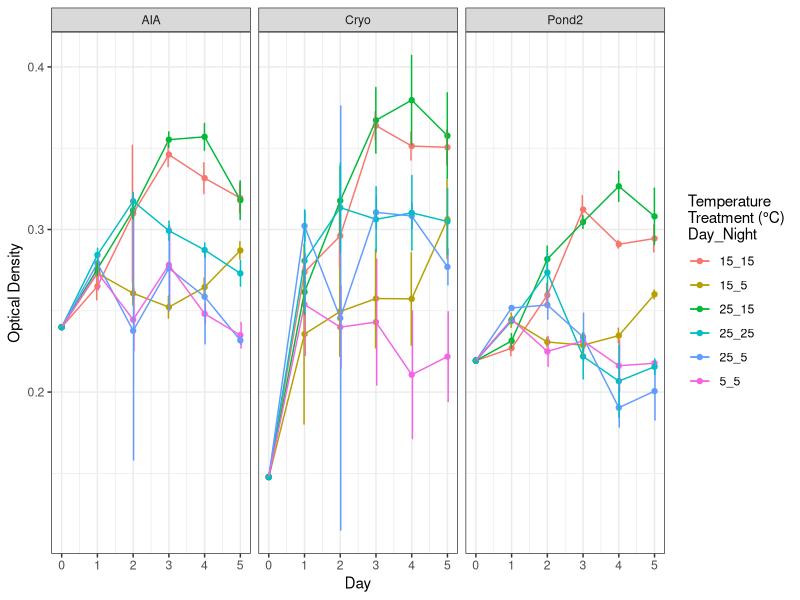
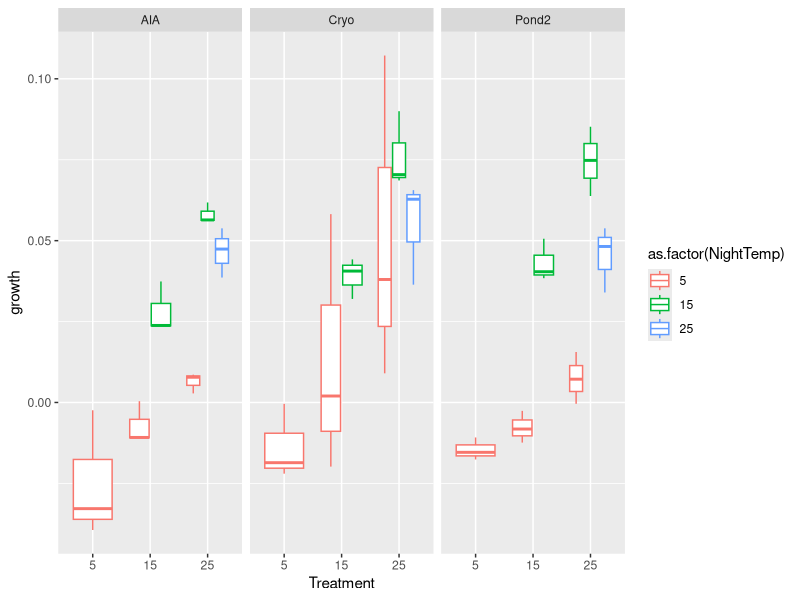
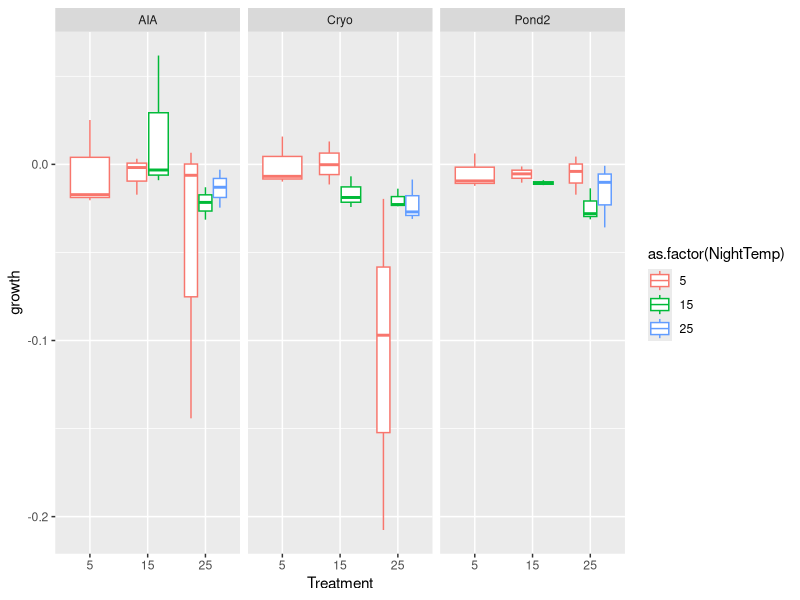
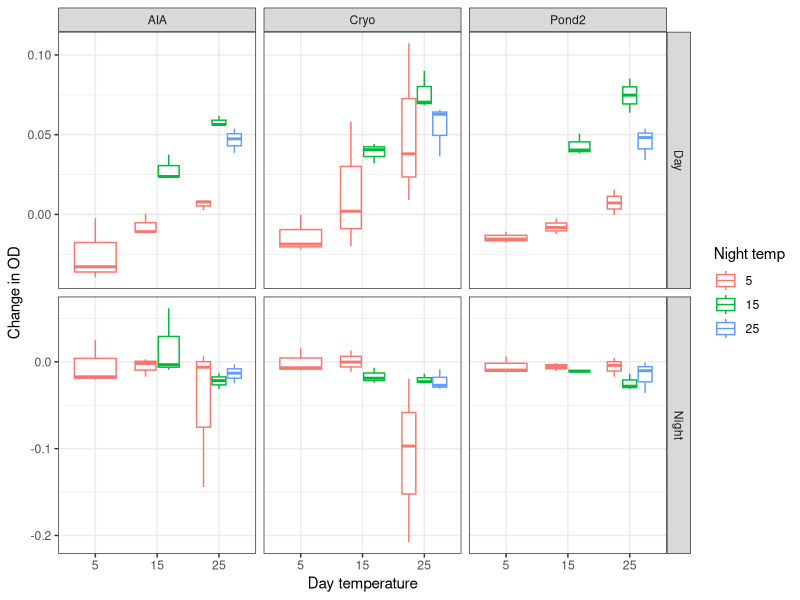
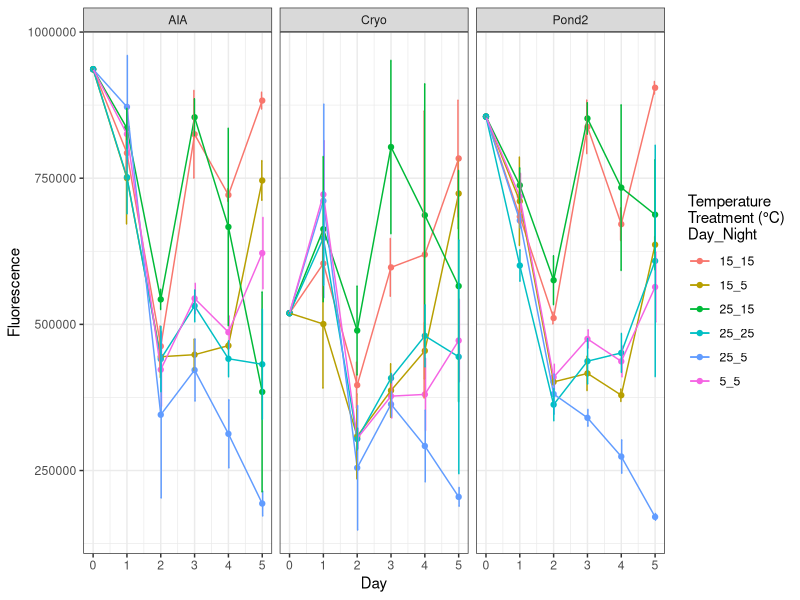
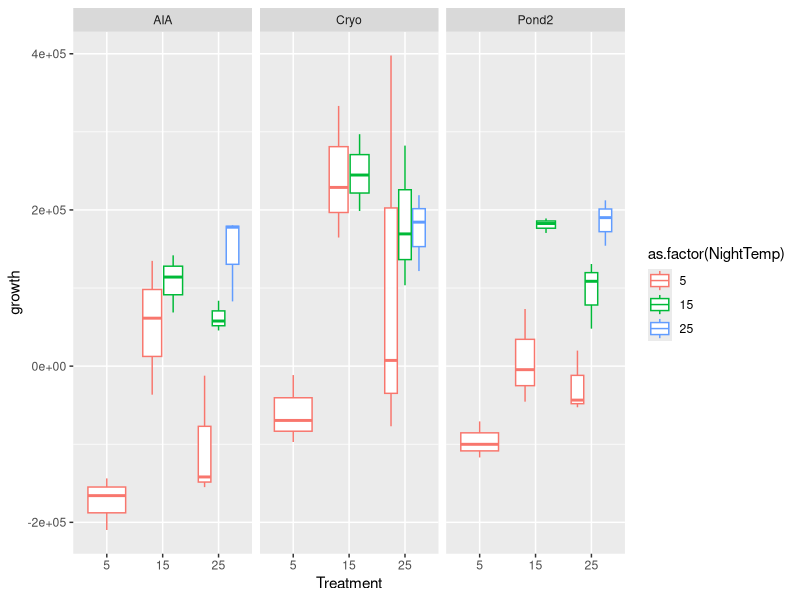
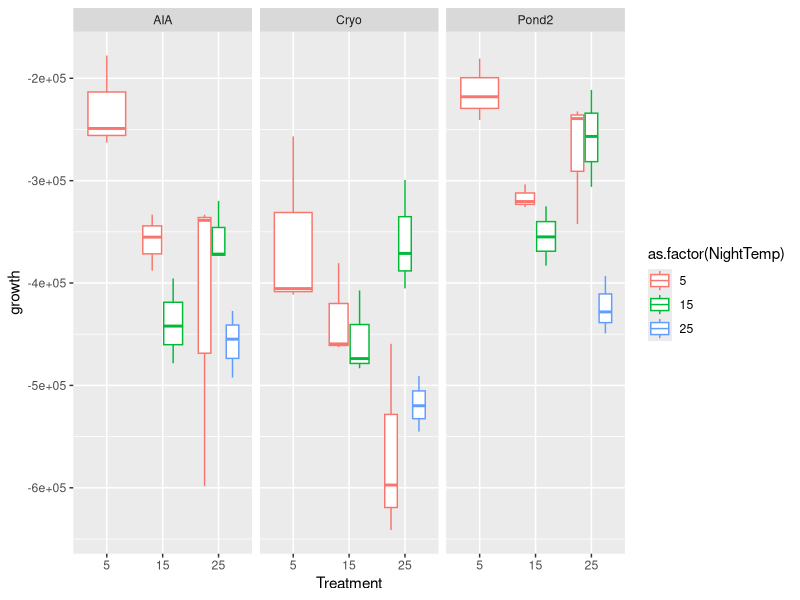
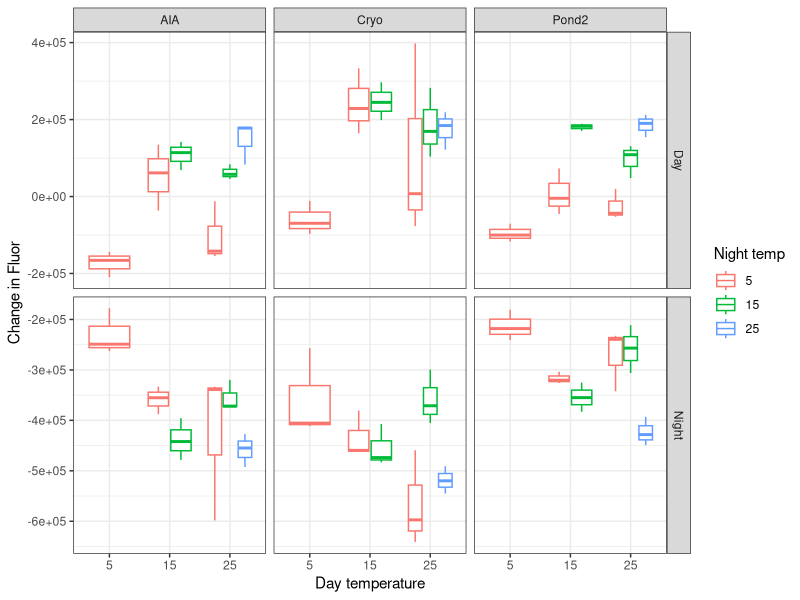

The R source for these figures, in order:
## ---- chunk 1
library(ggplot2)
library(tidyr)
library(doBy)
## ---- chunk 2
rm(list=ls())
a<-read.csv("Evelyn data.csv")
summary(a)
str(a)
## ---- chunk 3
b<-summaryBy(CorrectedOD ~ Sample + DayTemp + NightTemp + Day + Time,
                  data = a, FUN = c(mean, sd))

b<-subset(b, Time=="D")

b$Treatment<-paste(b$DayTemp, b$NightTemp, sep="_")


p1<-ggplot(b,aes(y=CorrectedOD.mean, x=Day, group=Treatment, color=Treatment)) +
  geom_point(stat="identity")+
  geom_line()+
  facet_grid(cols=vars(Sample)) +
  labs(x = "Day", y="Optical Density", color= "Temperature 
Treatment (°C)
Day_Night")+
  geom_errorbar(aes(ymin=CorrectedOD.mean-CorrectedOD.sd, 
                ymax=CorrectedOD.mean+CorrectedOD.sd), 
                width=.2,position=position_dodge(0.05)) + theme_bw()
#  scale_x_discrete(limits = c("Date", "Basin","Species", "Date*Basin","Date*Species","Basin*Species","Date*Basin*Species","Residual"))+

p1

mOD<- aov((CorrectedOD ~ Sample + DayTemp + NightTemp + Day + Time), data = a)
summary(mOD)

mOD<- aov((CorrectedOD ~ Sample * DayTemp * NightTemp * Day * Time), data = a)
summary(mOD)

#ugbad 
#mgc33<-lm(gr~(Nutrients + CO2 + Light + Temperature)^2, 
        #data=subset(d2.test, Growth_Cycle=="32"))
## ---- chunk 4
#lm(CorrectedOD~)
## ---- chunk 5

day1<-subset(a, Day==1)
day1$Treatment<-paste(day1$DayTemp, day1$NightTemp, sep="_")
day1<-day1[,c(3:7,9,13,18)]
day1<-pivot_wider(day1, names_from ="Time", 
                     values_from = "CorrectedOD")
day1$growth<-day1$N-day1$D

p2<-ggplot(day1,aes(y=growth, x=as.factor(DayTemp),
  color=as.factor(NightTemp))) +
  geom_boxplot()+
  facet_grid(cols=vars(Sample)) +
  labs(x = "Treatment", y="growth") 

p2#This is for growth day 1m to 1 n
m1n<-aov(growth~as.factor(DayTemp)*as.factor(NightTemp)* Sample, data=day1)
anova(m1n)

day1a<-subset(a, Day==1|Day==2)  #night time data, day 1 to day 2
day1a<-subset(day1a, Time!="D"|Day!=1)
day1a<-day1a[,c(3:6,9,13)]  #have to leave Day out because there are 2 values
day1a<-pivot_wider(day1a, names_from ="Time", 
                  values_from = "CorrectedOD")
day1a$growth<-day1a$D-day1a$N
#growth for overnight


m2<-aov(growth~as.factor(NightTemp)*as.factor(DayTemp)* Sample, data=day1a)
anova(m2)

p3<-ggplot(day1a,aes(y=growth, x=as.factor(DayTemp),
    color=as.factor(NightTemp))) +
  geom_boxplot(width=0.75)+
  facet_grid(cols=vars(Sample)) +
  labs(x = "Treatment", y="growth")
p3

### Combining night and day
day1<-day1[,-c(5:6)]
day1$Time<-"Day"
day1a$Time<-"Night"

day1b<-rbind(day1, day1a)

#Plot with night and day changes in OD

p4<-ggplot(day1b,aes(y=growth, x=as.factor(DayTemp),
                     color=as.factor(NightTemp))) +
  geom_boxplot(width=0.75)+
  facet_grid(cols=vars(Sample), rows=vars(Time), scales = "free") +
  labs(x = "Day temperature", y="Change in OD", col="Night temp") + theme_bw()
  
p4
## ---- chunk 6
c<-summaryBy(CorrectedFluor ~ Sample + DayTemp + NightTemp + Day + Time,
                  data = a, FUN = c(mean, sd))
lmFL<- lm(CorrectedFluor ~ Sample + DayTemp + NightTemp + Day + Time,
                  data = a)
summary(lmFL)
c<-subset(c, Time=="D")

c$Treatment<-paste(c$DayTemp, c$NightTemp, sep="_")


p5<-ggplot(c,aes(y=CorrectedFluor.mean, x=Day, group=Treatment, color=Treatment)) +
  geom_point(stat="identity")+
  geom_line()+
  facet_grid(cols=vars(Sample)) +
  labs(x = "Day", y="Fluorescence", col="Temperature 
Treatment (°C)
Day_Night")+
  geom_errorbar(aes(ymin=CorrectedFluor.mean-CorrectedFluor.sd, 
                ymax=CorrectedFluor.mean+CorrectedFluor.sd), 
                width=.2,position=position_dodge(0.05)) +
 theme_bw()
p5
## ---- chunk 7

day1F<-subset(a, Day==1)
day1F$Treatment<-paste(day1$DayTemp, day1$NightTemp, sep="_")
day1F<-day1F[,c(3:7,9,17,18)]
day1F<-pivot_wider(day1F, names_from ="Time", 
                     values_from = "CorrectedFluor")
day1F$growth<-day1F$N-day1F$D

p6<-ggplot(day1F,aes(y=growth, x=as.factor(DayTemp),
  color=as.factor(NightTemp))) +
  geom_boxplot()+
  facet_grid(cols=vars(Sample)) +
  labs(x = "Treatment", y="growth")

p6

m2<-lm(growth~as.factor(DayTemp)+as.factor(NightTemp), data=day1F)
anova(m2)
summary(m2)


day1aF<-subset(a, Day==1| Day==2)
day1aF1<-subset(day1aF, Time=="N"|Day==2)
day1aF2<-day1aF1[,c(3:6,9,17)]  #have to leave Day out because there are 2 values
day1aF2<-pivot_wider(day1aF2, names_from ="Time", 
                  values_from = "CorrectedFluor")
day1aF2$growth<-day1aF2$D-day1aF2$N

p7<-ggplot(day1aF2,aes(y=growth, x=as.factor(DayTemp),
    color=as.factor(NightTemp))) +
  geom_boxplot(width=0.75)+
  facet_grid(cols=vars(Sample)) +
  labs(x = "Treatment", y="growth")
p7

### Combining night and day
day1F<-day1F[,-c(5:6)]
day1F$Time<-"Day"
day1aF2$Time<-"Night"

day1c<-rbind(day1F, day1aF2)

#Plot with night and day changes in OD

p8<-ggplot(day1c,aes(y=growth, x=as.factor(DayTemp),
                     color=as.factor(NightTemp))) +
  geom_boxplot(width=0.75)+
  facet_grid(cols=vars(Sample), rows=vars(Time), scales = "free") +
  labs(x = "Day temperature", y="Change in Fluor", col="Night temp") +theme_bw()
  
p8



## ---- chunk 8


day4<-subset(a, Day==4)
day4$Treatment<-paste(day4$DayTemp, day4$NightTemp, sep="_")
day4<-day4[,c(3:7,9,13,18)]
day4<-pivot_wider(day4, names_from ="Time", 
                     values_from = "CorrectedOD")
day4$growth<-day4$N-day4$D

p10<-ggplot(day4,aes(y=growth, x=as.factor(DayTemp),
  color=as.factor(NightTemp))) +
  geom_boxplot()+
  facet_grid(cols=vars(Sample)) +
  labs(x = "Treatment", y="growth")

p10#This is for growth day 1m to 1 n

m1n<-aov(growth~as.factor(DayTemp)*as.factor(NightTemp)* Sample, data=day4)
anova(m1n)


day4a<-subset(a, Day==4|Day==5)
day4a<-subset(day4a, Time!="D"|Day==5)
day4a<-day4a[,c(3:6,9,13)]  #have to leave Day out because there are 2 values
day4a<-pivot_wider(day4a, names_from ="Time", 
                  values_from = "CorrectedOD")
day4a$growth<-day4a$D-day4a$N

m1n<-aov(growth~as.factor(DayTemp)*as.factor(NightTemp)* Sample, data=day4a)
anova(m1n)

#growth for overnight
p11<-ggplot(day4a,aes(y=growth, x=as.factor(DayTemp),
    color=as.factor(NightTemp))) +
  geom_boxplot(width=0.75)+
  facet_grid(cols=vars(Sample)) +
  labs(x = "Treatment", y="growth")
p11

### Combining night and day
day4<-day4[,-c(5:6)]
day4$Time<-"Day"
day4a$Time<-"Night"

day4b<-rbind(day4, day4a)

#Plot with night and day changes in OD

p12<-ggplot(day4b,aes(y=growth, x=as.factor(DayTemp),
                     color=as.factor(NightTemp))) +
  geom_boxplot(width=0.75)+
  facet_grid(cols=vars(Sample), rows=vars(Time), scales = "free") +
  labs(x = "Day temperature", y="Change in OD", col="Night temp") + theme_bw()
  
p12


## ---- chunk 9

day4F<-subset(a, Day==1)
day4F$Treatment<-paste(day4$DayTemp, day4$NightTemp, sep="_")
day4F<-day4F[,c(3:7,9,17,18)]
day4F<-pivot_wider(day4F, names_from ="Time", 
                     values_from = "CorrectedFluor")
day4F$growth<-day4F$N-day4F$D

p13<-ggplot(day4F,aes(y=growth, x=as.factor(DayTemp),
  color=as.factor(NightTemp))) +
  geom_boxplot()+
  facet_grid(cols=vars(Sample)) +
  labs(x = "Treatment", y="growth")

p13

m4<-lm(growth~as.factor(DayTemp)+as.factor(NightTemp), data=day4F)
anova(m4)


day4aF<-subset(a, Day==1| Day==2)
day4aF1<-subset(day4aF, Time=="N"|Day==2)
day4aF2<-day4aF1[,c(3:6,9,17)]  #have to leave Day out because there are 2 values
day4aF2<-pivot_wider(day4aF2, names_from ="Time", 
                  values_from = "CorrectedFluor")
day4aF2$growth<-day4aF2$D-day4aF2$N

p14<-ggplot(day4aF2,aes(y=growth, x=as.factor(DayTemp),
    color=as.factor(NightTemp))) +
  geom_boxplot(width=0.75)+
  facet_grid(cols=vars(Sample)) +
  labs(x = "Treatment", y="growth")
p14

### Combining night and day
day4F<-day4F[,-c(5:6)]
day4F$Time<-"Day"
day4aF2$Time<-"Night"

day4c<-rbind(day4F, day4aF2)

#Plot with night and day changes in OD

p15<-ggplot(day4c,aes(y=growth, x=as.factor(DayTemp),
                     color=as.factor(NightTemp))) +
  geom_violin(width=0.75)+
  facet_grid(cols=vars(Sample), rows=vars(Time), scales = "free") +
  labs(x = "Day temperature", y="Change in Fluor", col="Night temp") +theme_bw()
  
p15


